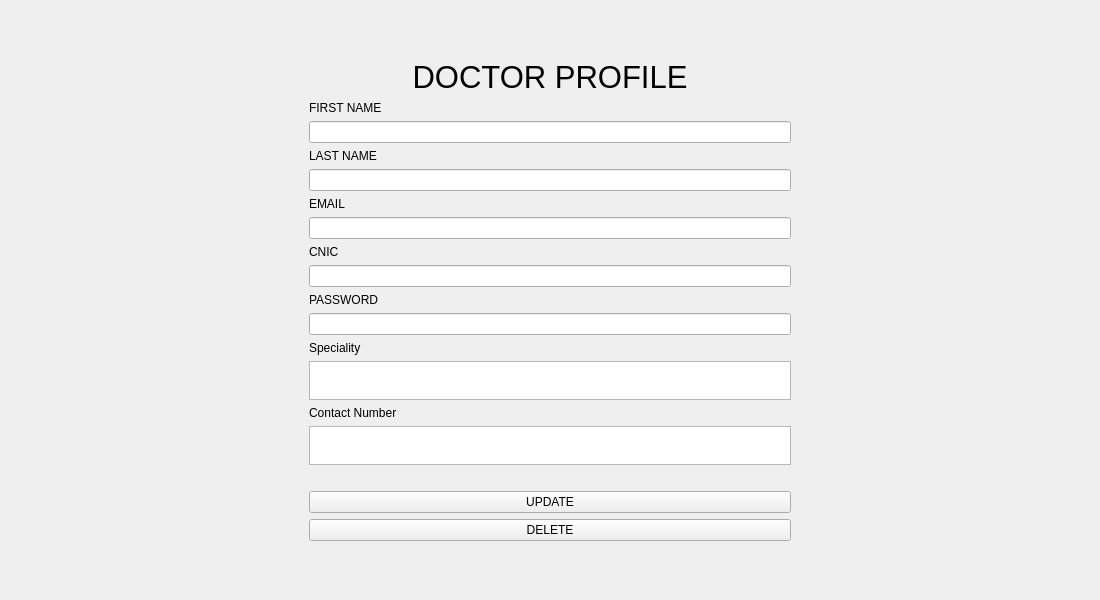
<?xml version="1.0" encoding="UTF-8"?>
<ui version="4.0">
 <class>Frame</class>
 <widget class="QFrame" name="Frame">
  <property name="geometry">
   <rect>
    <x>0</x>
    <y>0</y>
    <width>1100</width>
    <height>600</height>
   </rect>
  </property>
  <property name="windowTitle">
   <string>Frame</string>
  </property>
  <layout class="QGridLayout" name="gridLayout">
   <item row="0" column="0">
    <widget class="QWidget" name="widget" native="true">
     <property name="maximumSize">
      <size>
       <width>500</width>
       <height>500</height>
      </size>
     </property>
     <layout class="QGridLayout" name="gridLayout_2">
      <item row="3" column="0">
       <widget class="QPushButton" name="admin_update_button">
        <property name="text">
         <string>UPDATE</string>
        </property>
       </widget>
      </item>
      <item row="2" column="0">
       <widget class="QLabel" name="admin_message_label">
        <property name="maximumSize">
         <size>
          <width>16777214</width>
          <height>20</height>
         </size>
        </property>
        <property name="text">
         <string/>
        </property>
       </widget>
      </item>
      <item row="1" column="0">
       <layout class="QVBoxLayout" name="verticalLayout">
        <item>
         <widget class="QLabel" name="first_name_label">
          <property name="text">
           <string>FIRST NAME</string>
          </property>
         </widget>
        </item>
        <item>
         <widget class="QLineEdit" name="first_name_input"/>
        </item>
        <item>
         <widget class="QLabel" name="last_name_label">
          <property name="text">
           <string>LAST NAME</string>
          </property>
         </widget>
        </item>
        <item>
         <widget class="QLineEdit" name="last_name_input"/>
        </item>
        <item>
         <widget class="QLabel" name="email_label">
          <property name="text">
           <string>EMAIL</string>
          </property>
         </widget>
        </item>
        <item>
         <widget class="QLineEdit" name="email_input"/>
        </item>
        <item>
         <widget class="QLabel" name="cnic_label">
          <property name="text">
           <string>CNIC</string>
          </property>
         </widget>
        </item>
        <item>
         <widget class="QLineEdit" name="cnic_input"/>
        </item>
        <item>
         <widget class="QLabel" name="password_label">
          <property name="text">
           <string>PASSWORD</string>
          </property>
         </widget>
        </item>
        <item>
         <widget class="QLineEdit" name="password_input"/>
        </item>
        <item>
         <widget class="QLabel" name="speciality_label">
          <property name="text">
           <string>Speciality</string>
          </property>
         </widget>
        </item>
        <item>
         <widget class="QTextEdit" name="speciality_input"/>
        </item>
        <item>
         <widget class="QLabel" name="label_2">
          <property name="text">
           <string>Contact Number</string>
          </property>
         </widget>
        </item>
        <item>
         <widget class="QTextEdit" name="contact_number_input"/>
        </item>
       </layout>
      </item>
      <item row="0" column="0">
       <widget class="QLabel" name="admin_profile_title">
        <property name="maximumSize">
         <size>
          <width>500</width>
          <height>50</height>
         </size>
        </property>
        <property name="font">
         <font>
          <pointsize>23</pointsize>
         </font>
        </property>
        <property name="text">
         <string>DOCTOR PROFILE</string>
        </property>
        <property name="alignment">
         <set>Qt::AlignmentFlag::AlignCenter</set>
        </property>
       </widget>
      </item>
      <item row="4" column="0">
       <widget class="QPushButton" name="admin_delete_button">
        <property name="styleSheet">
         <string notr="true">background-color : &quot;red&quot;
</string>
        </property>
        <property name="text">
         <string>DELETE</string>
        </property>
       </widget>
      </item>
     </layout>
    </widget>
   </item>
  </layout>
 </widget>
 <resources/>
 <connections/>
</ui>
